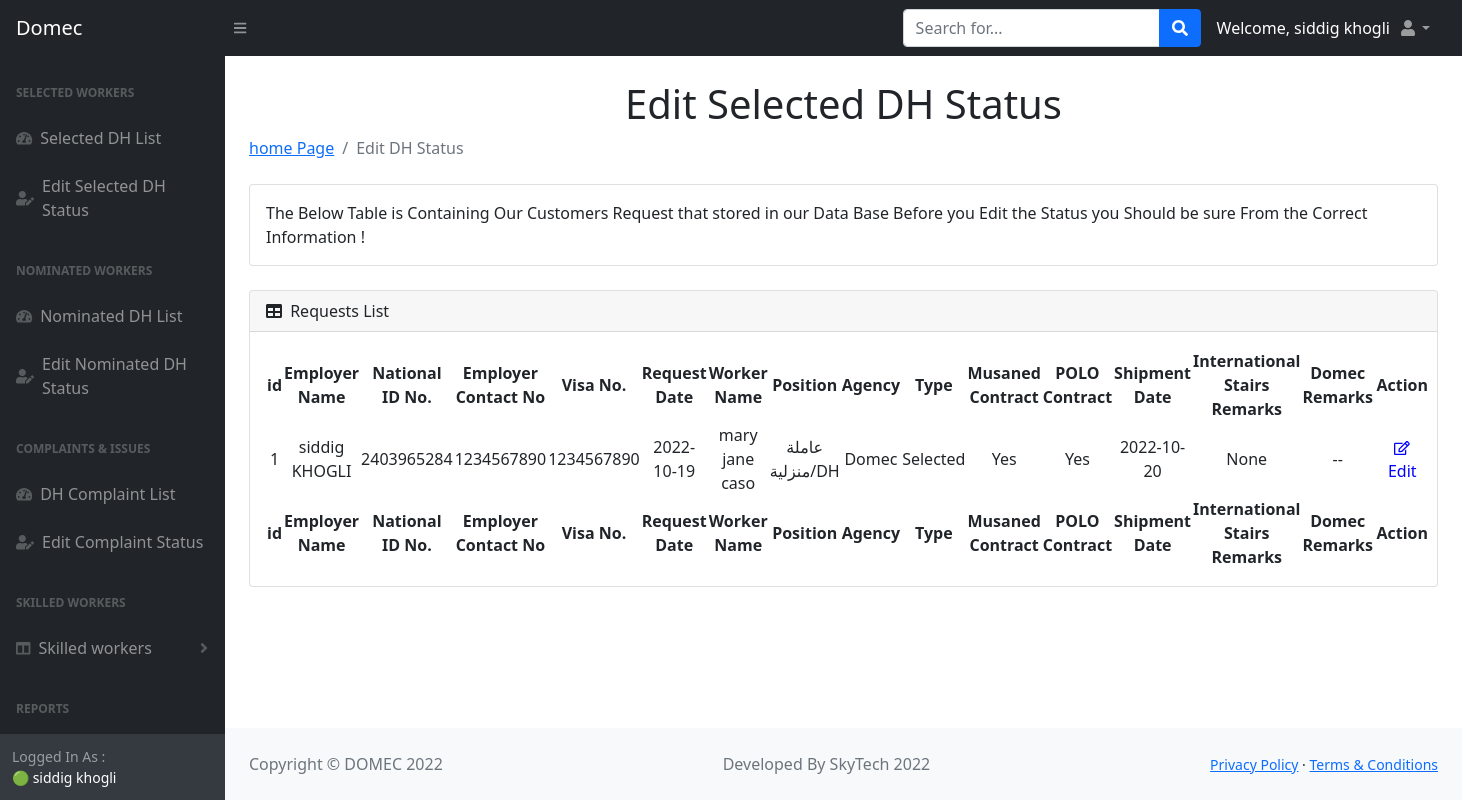
The page /domec_list (signed in) on the database as committed earlier.
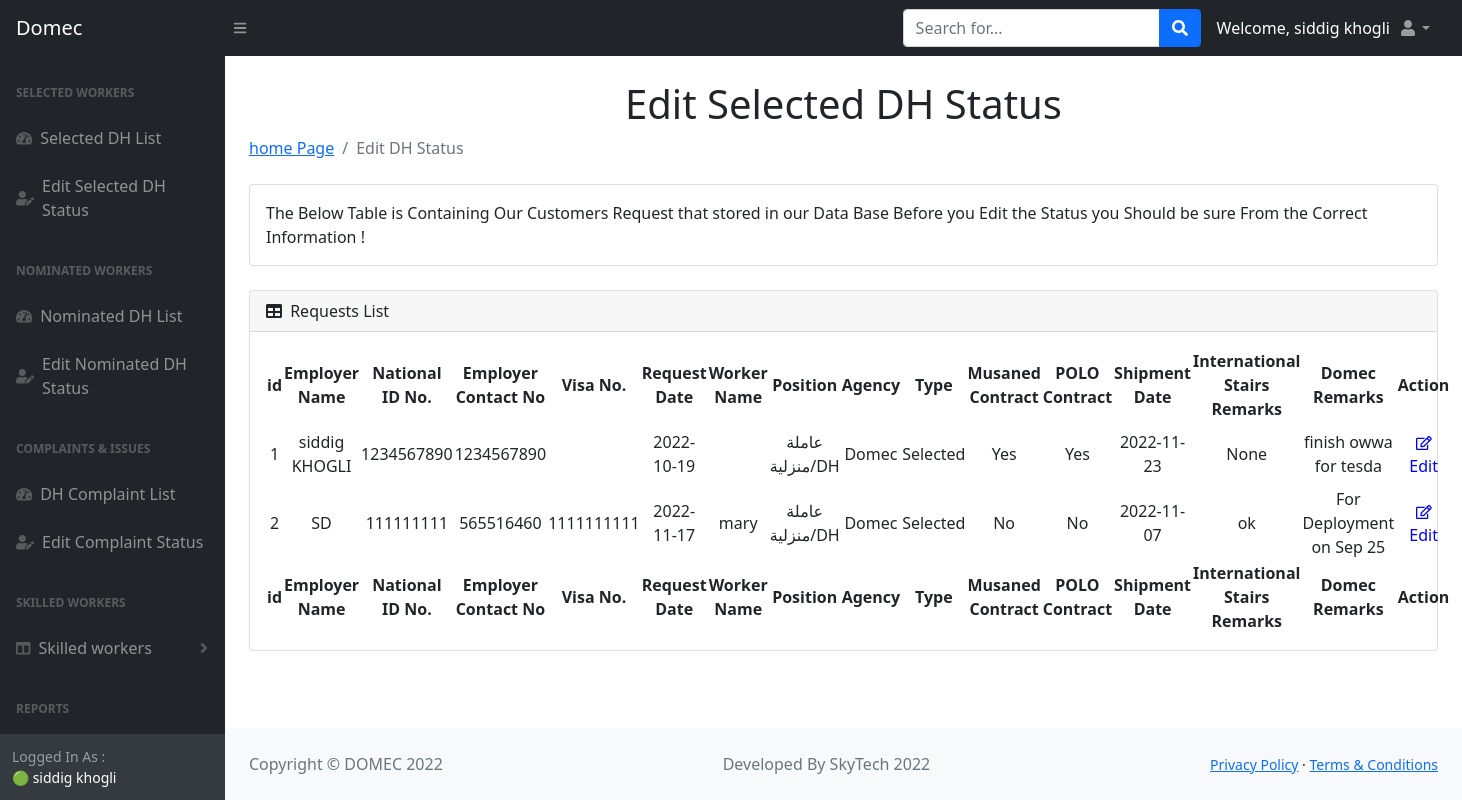
The same page on the database as committed later.
### main.py (models this page shows)
class Users(db.Model):
    __tablename__ = "users"
    id = db.Column(db.Integer, primary_key=True)
    name = db.Column(db.String(250), nullable=False)
    nid_or_iqama = db.Column(db.BIGINT, nullable=False)
    contact_No = db.Column(db.BIGINT, nullable=False)
    visa = db.Column(db.BIGINT, nullable=False)
    request_date = db.Column(db.Date, nullable=False)
    worker_name = db.Column(db.String(250), nullable=False)
    type = db.Column(db.String(250), nullable=False)
    agency = db.Column(db.String(250), nullable=False)
    selected_or_recommended = db.Column(db.String(250), nullable=False)
    musaned = db.Column(db.String(250), nullable=False)
    embassy_contract = db.Column(db.String(250), nullable=False)
    shipment_date = db.Column(db.Date, nullable=False)
    deployment_date = db.Column(db.String(500), nullable=True)  # Salalim Remarks
    status = db.Column(db.String(1000), nullable=False)

### main.py (the view)
@app.route("/domec_list")
def domec_users_list():
    added_users = Users.query.all()
    return render_template("domec_list.html", users=added_users, name=current_user.name)

### main.py (called while the page is built)
@login_manager.user_loader
def load_user(user_id):
    return User.query.get(int(user_id))

### templates/domec_list.html (shortened to what the changed rows need)
<!DOCTYPE html>
<html lang="en">
    <head>
        <link href="https://cdn.jsdelivr.net/npm/simple-datatables@latest/dist/style.css" rel="stylesheet" />
        <link href="static/css/styles.css" rel="stylesheet" />
    </head>
    <body class="sb-nav-fixed">
      <div id="layoutSidenav">
            <div id="layoutSidenav_content">
                <main>
                    <div class="container-fluid px-4">
                        <h1 class="mt-4" style="text-align:center"> Edit Selected DH Status</h1>
                        <div class="card mb-4">
                            <div class="card-body">
                                <table id="datatablesSimple">
                                    <thead>
                                        <tr>
                                            <th style="text-align:center;">id</th>
                                            <th style="text-align:center;">Employer Name</th>
                                            <th style="text-align:center;">National ID No.</th>
                                            <th style="text-align:center;">Employer Contact No</th>
                                            <th style="text-align:center;">Visa No.</th>
                                            <th style="text-align:center;">Request Date</th>
                                            <th style="text-align:center;">Worker Name</th>
                                            <th style="text-align:center;">Position</th>
                                            <th style="text-align:center;">Agency</th>
                                            <th style="text-align:center;">Type</th>
                                            <th style="text-align:center;">Musaned Contract</th>
                                            <th style="text-align:center;">POLO Contract</th>
                                            <th style="text-align:center;">Shipment Date</th>
                                            <th style="text-align:center;">International Stairs Remarks</th>
                                            <th style="text-align:center;">Domec Remarks</th>
                                            <th style="text-align:center;">Action</th>
                                        </tr>
                                    </thead>
                                    <tfoot>
                                        <tr>
                                            <th style="text-align:center;">id</th>
                                            <th style="text-align:center;">Employer Name</th>
                                            <th style="text-align:center;">National ID No.</th>
                                            <th style="text-align:center;">Employer Contact No</th>
                                            <th style="text-align:center;">Visa No.</th>
                                            <th style="text-align:center;">Request Date</th>
                                            <th style="text-align:center;">Worker Name</th>
                                            <th style="text-align:center;">Position</th>
                                            <th style="text-align:center;">Agency</th>
                                            <th style="text-align:center;">Type</th>
                                            <th style="text-align:center;">Musaned Contract</th>
                                            <th style="text-align:center;">POLO Contract</th>
                                            <th style="text-align:center;">Shipment Date</th>
                                            <th style="text-align:center;">International Stairs Remarks</th>
                                            <th style="text-align:center;">Domec Remarks</th>
                                            <th style="text-align:center;">Action</th>
                                    </tfoot>
                                    <tbody>
                                    {% for user in users %}
                                    {% if user.agency == "Domec" %}
                                        <tr>
                                              <td style="text-align:center;">{{user.id}}</td>
                                              <td style="text-align:center;">{{user.name}}</td>
                                              <td style="text-align:center;">{{user.nid_or_iqama}}</td>
                                              <td style="text-align:center;">{{user.contact_No}}</td>
                                              <td style="text-align:center;">{{user.visa}}</td>
                                              <td style="text-align:center;">{{user.request_date}}</td>
                                              <td style="text-align:center;">{{user.worker_name}}</td>
                                              <td style="text-align:center;">{{user.type}}</td>
                                              <td style="text-align:center;">{{user.agency}}</td>
                                              <td style="text-align:center;">{{user.selected_or_recommended}}</td>
                                               <td style="text-align:center;">{{user.musaned}}  </td>
                                               <td style="text-align:center;">{{user.embassy_contract}}</td>
                                               <td style="text-align:center;">{{user.shipment_date}}</td>
                                              <td style="text-align:center;">{{user.deployment_date}}</td>
                                              <td style="text-align:center;">{{user.status}}</td>
                                            <td> <a href="{{url_for('domec_edit',id=user.id)}}" class="btn" style="color:blue"> <i class="far fa-edit fa-sm" ></i> Edit</a>
                                        </tr>
                                    {% endif %}
                                {%endfor%}
                                    </tbody>
                                </table>
                            </div>
                        </div>
                    </div>
                </main>
            </div>
        </div>
    </body>
</html>

Rows that differ between the two databases and show on the page:
changed Users "siddig KHOGLI": nid_or_iqama "2403965284" → "1234567890"; shipment_date "2022-10-20" → "2022-11-23"; status "--" → "finish owwa for tesda"; visa "1234567890" → (not shown); worker_name "mary jane caso" → (not shown)
added Users: id "2", name "SD", nid_or_iqama "111111111", contact_No "565516460", visa "1111111111", request_date "2022-11-17", worker_name "mary", type "عاملة منزلية/DH", agency "Domec", selected_or_recommended "Selected", musaned "No", embassy_contract "No", shipment_date "2022-11-07", deployment_date "ok", status "For Deployment on Sep 25"
